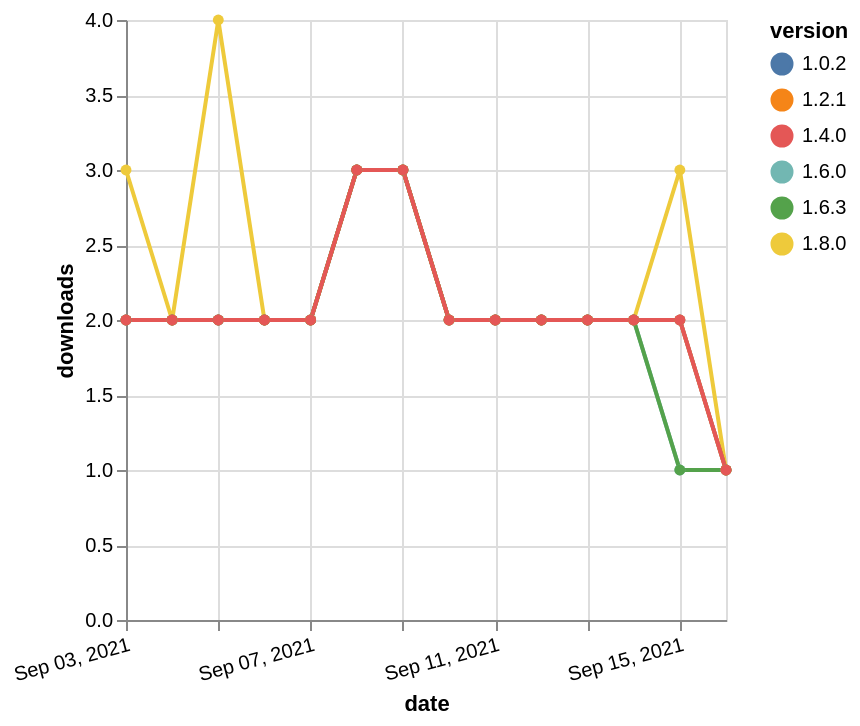

Write a Vega-Lite specification for this figure.
### Vega-Lite specification from a JSON file in a GitHub repository (floating-point values rounded to 4 significant figures)
{"$schema": "https://vega.github.io/schema/vega-lite/v5.json", "description": "A simple bar chart with embedded data.", "data": {"values": [{"date": "2021-09-03", "total": 663, "delta": 2, "version": "1.6.0"}, {"date": "2021-09-04", "total": 665, "delta": 2, "version": "1.6.0"}, {"date": "2021-09-05", "total": 667, "delta": 2, "version": "1.6.0"}, {"date": "2021-09-06", "total": 669, "delta": 2, "version": "1.6.0"}, {"date": "2021-09-07", "total": 671, "delta": 2, "version": "1.6.0"}, {"date": "2021-09-08", "total": 674, "delta": 3, "version": "1.6.0"}, {"date": "2021-09-09", "total": 677, "delta": 3, "version": "1.6.0"}, {"date": "2021-09-10", "total": 679, "delta": 2, "version": "1.6.0"}, {"date": "2021-09-11", "total": 681, "delta": 2, "version": "1.6.0"}, {"date": "2021-09-12", "total": 683, "delta": 2, "version": "1.6.0"}, {"date": "2021-09-13", "total": 685, "delta": 2, "version": "1.6.0"}, {"date": "2021-09-14", "total": 687, "delta": 2, "version": "1.6.0"}, {"date": "2021-09-15", "total": 688, "delta": 1, "version": "1.6.0"}, {"date": "2021-09-16", "total": 689, "delta": 1, "version": "1.6.0"}, {"date": "2021-09-03", "total": 232, "delta": 3, "version": "1.8.0"}, {"date": "2021-09-04", "total": 234, "delta": 2, "version": "1.8.0"}, {"date": "2021-09-05", "total": 238, "delta": 4, "version": "1.8.0"}, {"date": "2021-09-06", "total": 240, "delta": 2, "version": "1.8.0"}, {"date": "2021-09-07", "total": 242, "delta": 2, "version": "1.8.0"}, {"date": "2021-09-08", "total": 245, "delta": 3, "version": "1.8.0"}, {"date": "2021-09-09", "total": 248, "delta": 3, "version": "1.8.0"}, {"date": "2021-09-10", "total": 250, "delta": 2, "version": "1.8.0"}, {"date": "2021-09-11", "total": 252, "delta": 2, "version": "1.8.0"}, {"date": "2021-09-12", "total": 254, "delta": 2, "version": "1.8.0"}, {"date": "2021-09-13", "total": 256, "delta": 2, "version": "1.8.0"}, {"date": "2021-09-14", "total": 258, "delta": 2, "version": "1.8.0"}, {"date": "2021-09-15", "total": 261, "delta": 3, "version": "1.8.0"}, {"date": "2021-09-16", "total": 262, "delta": 1, "version": "1.8.0"}, {"date": "2021-09-03", "total": 362, "delta": 2, "version": "1.6.3"}, {"date": "2021-09-04", "total": 364, "delta": 2, "version": "1.6.3"}, {"date": "2021-09-05", "total": 366, "delta": 2, "version": "1.6.3"}, {"date": "2021-09-06", "total": 368, "delta": 2, "version": "1.6.3"}, {"date": "2021-09-07", "total": 370, "delta": 2, "version": "1.6.3"}, {"date": "2021-09-08", "total": 373, "delta": 3, "version": "1.6.3"}, {"date": "2021-09-09", "total": 376, "delta": 3, "version": "1.6.3"}, {"date": "2021-09-10", "total": 378, "delta": 2, "version": "1.6.3"}, {"date": "2021-09-11", "total": 380, "delta": 2, "version": "1.6.3"}, {"date": "2021-09-12", "total": 382, "delta": 2, "version": "1.6.3"}, {"date": "2021-09-13", "total": 384, "delta": 2, "version": "1.6.3"}, {"date": "2021-09-14", "total": 386, "delta": 2, "version": "1.6.3"}, {"date": "2021-09-15", "total": 387, "delta": 1, "version": "1.6.3"}, {"date": "2021-09-16", "total": 388, "delta": 1, "version": "1.6.3"}, {"date": "2021-09-03", "total": 1663, "delta": 2, "version": "1.0.2"}, {"date": "2021-09-04", "total": 1665, "delta": 2, "version": "1.0.2"}, {"date": "2021-09-05", "total": 1667, "delta": 2, "version": "1.0.2"}, {"date": "2021-09-06", "total": 1669, "delta": 2, "version": "1.0.2"}, {"date": "2021-09-07", "total": 1671, "delta": 2, "version": "1.0.2"}, {"date": "2021-09-08", "total": 1674, "delta": 3, "version": "1.0.2"}, {"date": "2021-09-09", "total": 1677, "delta": 3, "version": "1.0.2"}, {"date": "2021-09-10", "total": 1679, "delta": 2, "version": "1.0.2"}, {"date": "2021-09-11", "total": 1681, "delta": 2, "version": "1.0.2"}, {"date": "2021-09-12", "total": 1683, "delta": 2, "version": "1.0.2"}, {"date": "2021-09-13", "total": 1685, "delta": 2, "version": "1.0.2"}, {"date": "2021-09-14", "total": 1687, "delta": 2, "version": "1.0.2"}, {"date": "2021-09-15", "total": 1689, "delta": 2, "version": "1.0.2"}, {"date": "2021-09-16", "total": 1690, "delta": 1, "version": "1.0.2"}, {"date": "2021-09-03", "total": 1454, "delta": 2, "version": "1.2.1"}, {"date": "2021-09-04", "total": 1456, "delta": 2, "version": "1.2.1"}, {"date": "2021-09-05", "total": 1458, "delta": 2, "version": "1.2.1"}, {"date": "2021-09-06", "total": 1460, "delta": 2, "version": "1.2.1"}, {"date": "2021-09-07", "total": 1462, "delta": 2, "version": "1.2.1"}, {"date": "2021-09-08", "total": 1465, "delta": 3, "version": "1.2.1"}, {"date": "2021-09-09", "total": 1468, "delta": 3, "version": "1.2.1"}, {"date": "2021-09-10", "total": 1470, "delta": 2, "version": "1.2.1"}, {"date": "2021-09-11", "total": 1472, "delta": 2, "version": "1.2.1"}, {"date": "2021-09-12", "total": 1474, "delta": 2, "version": "1.2.1"}, {"date": "2021-09-13", "total": 1476, "delta": 2, "version": "1.2.1"}, {"date": "2021-09-14", "total": 1478, "delta": 2, "version": "1.2.1"}, {"date": "2021-09-15", "total": 1480, "delta": 2, "version": "1.2.1"}, {"date": "2021-09-16", "total": 1481, "delta": 1, "version": "1.2.1"}, {"date": "2021-09-03", "total": 1000, "delta": 2, "version": "1.4.0"}, {"date": "2021-09-04", "total": 1002, "delta": 2, "version": "1.4.0"}, {"date": "2021-09-05", "total": 1004, "delta": 2, "version": "1.4.0"}, {"date": "2021-09-06", "total": 1006, "delta": 2, "version": "1.4.0"}, {"date": "2021-09-07", "total": 1008, "delta": 2, "version": "1.4.0"}, {"date": "2021-09-08", "total": 1011, "delta": 3, "version": "1.4.0"}, {"date": "2021-09-09", "total": 1014, "delta": 3, "version": "1.4.0"}, {"date": "2021-09-10", "total": 1016, "delta": 2, "version": "1.4.0"}, {"date": "2021-09-11", "total": 1018, "delta": 2, "version": "1.4.0"}, {"date": "2021-09-12", "total": 1020, "delta": 2, "version": "1.4.0"}, {"date": "2021-09-13", "total": 1022, "delta": 2, "version": "1.4.0"}, {"date": "2021-09-14", "total": 1024, "delta": 2, "version": "1.4.0"}, {"date": "2021-09-15", "total": 1026, "delta": 2, "version": "1.4.0"}, {"date": "2021-09-16", "total": 1027, "delta": 1, "version": "1.4.0"}]}, "width": "container", "mark": {"type": "line", "point": {"filled": true}}, "encoding": {"x": {"field": "date", "type": "temporal", "timeUnit": "yearmonthdate", "title": "date", "axis": {"labelAngle": -15}}, "y": {"field": "delta", "type": "quantitative", "title": "downloads"}, "color": {"field": "version", "type": "nominal"}, "tooltip": {"field": "delta"}}}
